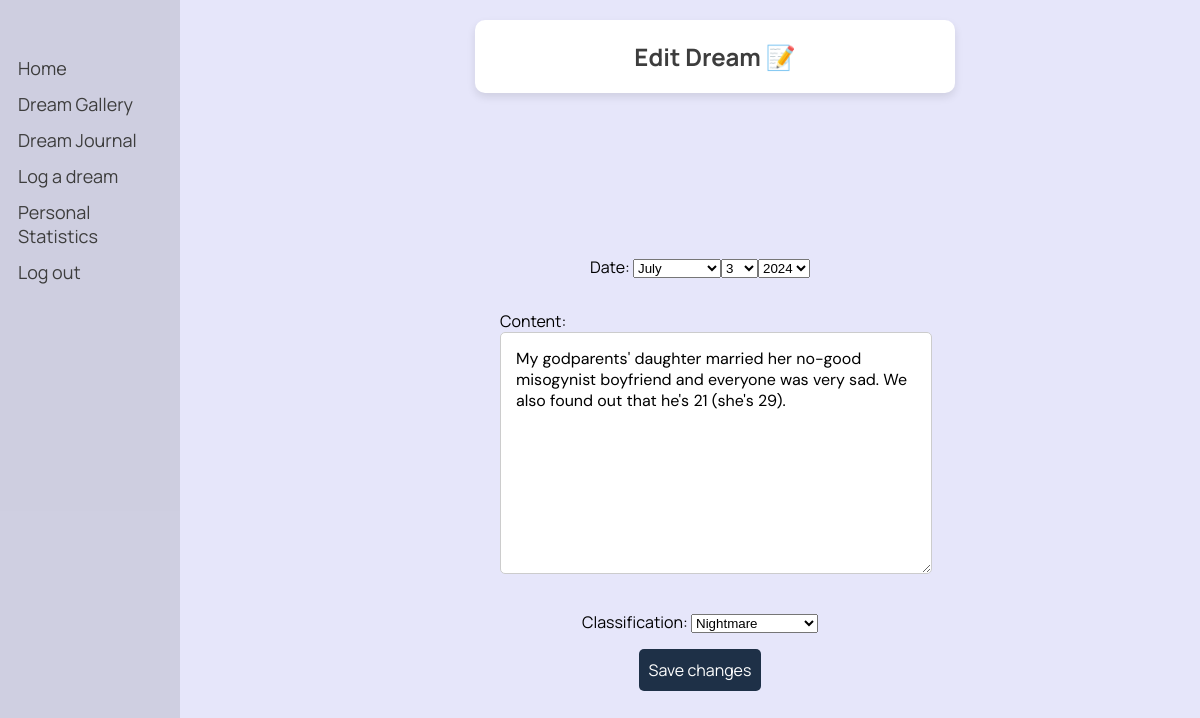
The page /dreams/edit_dream/84/ (signed in) on the database as committed earlier.
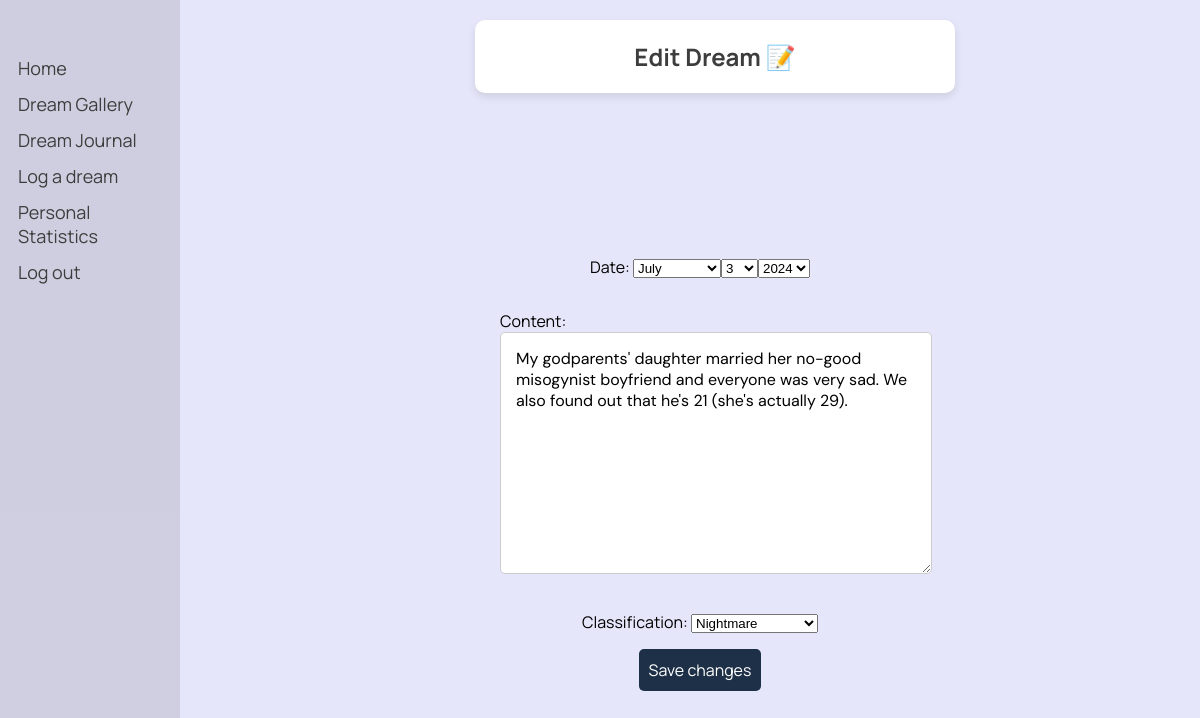
The same page on the database as committed later.
### dreams/models.py (models this page shows, shortened)
class Dream(models.Model):
    classification_options = [
        ('0', 'Nightmare'),
        ('1', 'Mundane Dream'),
        ('2', 'Lucid Dream'),
        ('3', 'Existential Dream'),
    ]
    user = models.ForeignKey(User, on_delete=models.CASCADE)
    date = models.DateField()
    time = models.TimeField()
    content = models.TextField()
    shared = models.BooleanField(default=False)
    anon = models.BooleanField(default=False)
    processed = models.BooleanField(default=False)
    is_favorite = models.BooleanField(default=False)
    keywords = models.JSONField(default=list, blank=True)
    classification = models.CharField(max_length=1, choices=classification_options, blank=True, null=True, default='')
    characters = models.JSONField(default=list, blank=True)
    places = models.JSONField(default=list, blank=True)
    emotion = models.CharField(max_length=20, blank=True)
    optional_titles = models.JSONField(default=list, blank=True)
    title = models.TextField(blank=True)

### dreams/views.py (the view)
# urls.py: path('edit_dream/<int:dream_id>/', views.edit_dream, name='edit_dream'),
@login_required
def edit_dream(request, dream_id):
    dream = get_object_or_404(Dream, id=dream_id)
    dream_bc = dream.content
    if request.method == 'POST':
        form = DreamForm(request.POST, instance=dream)
        if form.is_valid():
            dream_ac = form.cleaned_data['content']
            dream_date = form.cleaned_data['date']
            dream_time = form.cleaned_data['time']
            if dream_date > date.today():
                form.add_error('date', 'The date cannot be in the future.')
            elif dream_date < date(1970, 1, 1):
                form.add_error('date', 'The date cannot be earlier than 1970.')
            if not form.errors:
                dream.date = dream_date
                dream.time = dream_time
                dream.classification = form.cleaned_data['classification']
                if dream_bc != dream_ac:
                    dream.content = dream_ac
                    dream.add_metadata()  # only generate metadata again if content was changed
                dream.save()
                return redirect('dreams:dream_journal')
    else:
        form = DreamForm(instance=dream)
    return render(request, 'dreams/edit_dream.html', {'form': form})

### dreams/forms.py
class DreamForm(forms.ModelForm):
    current_day = date.today()
    current_year = current_day.year
    date = forms.DateField(label='Date', widget=forms.SelectDateWidget(years=range(1970, current_year+1)), required=False)
    class Meta:
        model = Dream
        fields = ['date', 'content', 'classification']

### dreams/templates/dreams/edit_dream.html (shortened to what this page needs)
{% load static %}
<!DOCTYPE html>
<html lang="en">
<head>
    <link rel="stylesheet" type="text/css" href="{% static 'css/styles.css' %}">
</head>
<body>
    <div class="sidenav">
        <a href="/">Home</a>
        <a href="{% url 'dreams:gallery' %}">Dream Gallery</a>
        <a href="{% url 'dreams:dream_journal' %}">Dream Journal</a>
        <a href="{% url 'dreams:log_dream' %}">Log a dream</a>
        <a href="{% url 'dreams:personal_statistics' %}">Personal Statistics</a>
        <a href="{% url 'logout' %}">Log out</a>
    </div>
    <div class="header">
        <h2>Edit Dream 📝</h2>
    </div>
    <div class="container">
        <form class="form-container" method="post">
            {{ form.as_p }}
            <button type="submit">Save changes</button>
        </form>
    </div>
</body>
</html>

### static/css/styles.css (style rules this page uses)
body { font-family: 'Manrope', -apple-system, BlinkMacSystemFont, "Segoe UI", Roboto, Oxygen-Sans, Ubuntu, Cantarell, "Helvetica Neue", sans-serif; margin: 0; padding: 0; background-color: #E6E6FA; }
.button, button { font-family: 'Manrope', sans-serif; background-color: white; color:rgba(103, 96, 240); width: auto; text-decoration: none; padding: 10px 20px; border: none; border-radius: 5px; font-size: 18px; cursor: pointer; }

### dreams/templates/dreams/edit_dream.html (style rules this page uses)
body, html { margin: 0; padding: 0; width: 100%; height: 100%; font-family: 'Manrope', -apple-system, BlinkMacSystemFont, "Segoe UI", Roboto, Oxygen-Sans, Ubuntu, Cantarell, "Helvetica Neue", sans-serif; display: flex; flex-direction: column; justify-content: space-between; align-items: center; }
.sidenav { height: 100%; width: 180px; position: fixed; z-index: 1; top: 0; left: 0; background-color: rgba(0,0,0,0.1); overflow-x: hidden; padding-top: 50px; }
.sidenav a { padding: 6px 8px 6px 18px; text-decoration: none; font-size: 18px; color: #3D3D3D; display: block; }
.container { display: flex; flex-direction: column; justify-content: center; align-items: center; width: calc(100% - 200px); height: calc(100vh - 150px); margin-left: 200px; z-index: 1; }
.header { background: #FFFFFF; border-radius: 10px; color: #3D3D3D; display: flex; flex-direction:column; align-items:center; box-shadow: 0 4px 8px rgba(0, 0, 0, 0.1); width: 40%; margin-left: 230px; margin-bottom: 40px; text-align: center; margin-top: 20px; }
.form-container { width: 100%; max-width: 400px; margin-bottom: 20px; display: flex; flex-direction: column; align-items: center; }
.form-container input[type="text"], .form-container textarea { width: 100%; padding: 15px; border: 1px solid #ccc; border-radius: 5px; font-size: 16px; font-family: 'DM Sans', sans-serif; }
.form-container button[type="submit"] { padding: 10px; border: none; border-radius: 5px; background-color: #1e3047; color: white; font-size: 16px; cursor: pointer; transition: background-color 0.3s; font: inherit; }

Rows that differ between the two databases and show on the page:
changed Dream "Nightmare": content "My godparents' daughter married her no-good misogynist boyfriend and everyone was very sad. We also found out that he's 21 (she's 29)." → "My godparents' daughter married her no-good misogynist boyfriend and everyone was very sad. We also found out that he's 21 (she's actually 29)."
